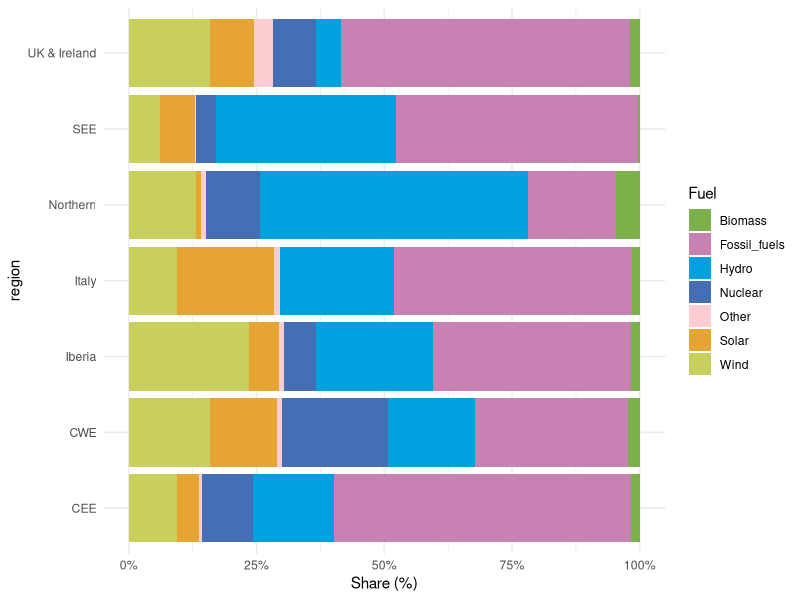

R code for this plot:
# This code has been used to generate the figures in the following report:
# De Felice, M., Busch, S., Kanellopoulos, K., Kavvadias, K. and Hidalgo Gonzalez, I.,
# Power system flexibility in a variable climate,
# ISBN 978-92-76-18183-5 (online), doi:10.2760/75312 (online)
# This code is released under Creative Commons Attribution 4.0 International (CC BY 4.0) licence
# (https://creativecommons.org/licenses/by/4.0/).

library(tidyverse)

toplot <- read_csv("data_figure09.csv")

fuel_cmap = c('Fossil_fuels' = '#c781b2',
              'Solid_fuels' = '#c781b2',
              'Solid fuels' = '#c781b2',
              'Fossil fuels' = '#c781b2',
              'Nuclear' = '#466eb4ff',
              'Other' = '#facdd0',
              'Gas'= '#d7642dff',
              'Wind' = '#c9cf5c',
              'Hydro' = '#00a0e1ff', 
              'Solar' = '#e6a532',
              'Biomass' = '#7daf4bff')

g <- ggplot(toplot, aes(x = region, y = share, fill = fuel_type)) +
  geom_bar(stat = "identity") +
  labs(y = "Share (%)") +
  scale_y_continuous(labels = scales::percent_format(accuracy = 1)) +
  scale_fill_manual(values = fuel_cmap, name = "Fuel") +
  coord_flip() +
  theme_minimal()

ggsave("figure09.png", width = 6, height = 2.5)
